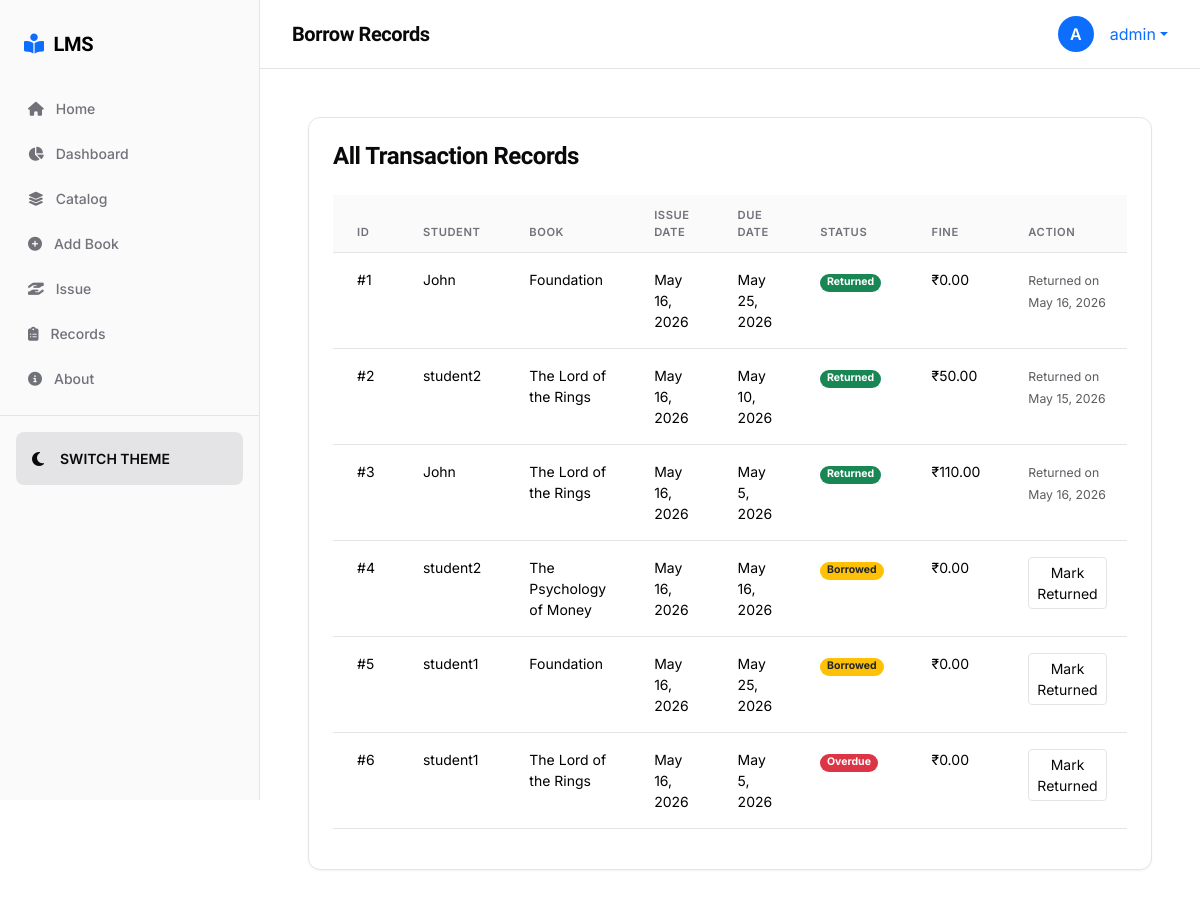
The app's page /transactions/records/ (signed in) with its own data.
### users/models.py (models this page shows, shortened)
class User(AbstractUser):
    ROLE_CHOICES = (
        ('ADMIN', 'Admin'),
        ('LIBRARIAN', 'Librarian'),
        ('STUDENT', 'Student'),
    )
    role = models.CharField(max_length=15, choices=ROLE_CHOICES, default='STUDENT')
    phone_number = models.CharField(max_length=15, blank=True, null=True)
    address = models.TextField(blank=True, null=True)
    profile_picture = models.ImageField(upload_to='profile_pics/', blank=True, null=True)
    def is_admin(self):
        return self.role == 'ADMIN' or self.is_superuser

### transactions/models.py (models this page shows, shortened)
class BorrowRecord(models.Model):
    STATUS_CHOICES = (
        ('BORROWED', 'Borrowed'),
        ('RETURNED', 'Returned'),
        ('OVERDUE', 'Overdue'),
    )
    user = models.ForeignKey(settings.AUTH_USER_MODEL, on_delete=models.CASCADE, related_name='borrow_records')
    book = models.ForeignKey(Book, on_delete=models.CASCADE, related_name='borrow_records')
    borrow_date = models.DateField(auto_now_add=True)
    due_date = models.DateField()
    return_date = models.DateField(blank=True, null=True)
    status = models.CharField(max_length=15, choices=STATUS_CHOICES, default='BORROWED')
    fine_amount = models.DecimalField(max_digits=6, decimal_places=2, default=0.00)

### books/models.py (models this page shows, shortened)
class Book(models.Model):
    title = models.CharField(max_length=255)
    author = models.ForeignKey(Author, on_delete=models.CASCADE, related_name='books')
    category = models.ForeignKey(Category, on_delete=models.SET_NULL, null=True, related_name='books')
    isbn = models.CharField(max_length=13, unique=True)
    publisher = models.CharField(max_length=200, blank=True, null=True)
    publication_date = models.DateField(blank=True, null=True)
    description = models.TextField(blank=True, null=True)
    cover_image = models.ImageField(upload_to='books/covers/', blank=True, null=True)
    total_quantity = models.PositiveIntegerField(default=1)
    available_quantity = models.PositiveIntegerField(default=1)
    created_at = models.DateTimeField(auto_now_add=True)
    updated_at = models.DateTimeField(auto_now=True)
    from django.urls import reverse

### transactions/views.py (the view)
# urls.py: path('records/', views.record_list, name='record_list'),
@login_required
@user_passes_test(is_librarian_or_admin)
def record_list(request):
    records = BorrowRecord.objects.all().order_by('-borrow_date')
    return render(request, 'transactions/record_list.html', {'records': records})

### transactions/views.py (called while the page is built)
def is_librarian_or_admin(user):
    return user.is_authenticated and (user.is_admin() or user.is_librarian())

### templates/transactions/record_list.html (shortened to what this page needs)
{% extends 'base.html' %}
{% block page_title %}Borrow Records{% endblock %}
{% block content %}
<div class="glass-card">
    <div class="card-header bg-transparent border-bottom-0 p-4 pb-0">
        <h4 class="mb-0 fw-bold">All Transaction Records</h4>
    </div>
    <div class="card-body p-4">
        <div class="table-responsive">
            <table class="table table-custom table-hover">
                <thead>
                    <tr>
                        <th>ID</th>
                        <th>Student</th>
                        <th>Book</th>
                        <th>Issue Date</th>
                        <th>Due Date</th>
                        <th>Status</th>
                        <th>Fine</th>
                        <th>Action</th>
                    </tr>
                </thead>
                <tbody>
                    {% for record in records %}
                    <tr>
                        <td>#{{ record.id }}</td>
                        <td>{{ record.user.username }}</td>
                        <td>{{ record.book.title }}</td>
                        <td>{{ record.borrow_date }}</td>
                        <td>{{ record.due_date }}</td>
                        <td>
                            {% if record.status == 'BORROWED' %}
                                <span class="badge bg-warning text-dark rounded-pill">Borrowed</span>
                            {% elif record.status == 'RETURNED' %}
                                <span class="badge bg-success rounded-pill">Returned</span>
                            {% else %}
                                <span class="badge bg-danger rounded-pill">Overdue</span>
                            {% endif %}
                        </td>
                        <td>₹{{ record.fine_amount }}</td>
                        <td>
                            {% if record.status != 'RETURNED' %}
                            <a href="{% url 'transactions:return_book' record.id %}" class="btn btn-sm btn-outline-primary" onclick="return confirm('Confirm return of this book?');">
                                Mark Returned
                            </a>
                            {% else %}
                            <span class="text-muted small">Returned on {{ record.return_date }}</span>
                            {% endif %}
                        </td>
                    </tr>
                    {% empty %}
                    <tr>
                        <td colspan="8" class="text-center text-muted py-4">No records found.</td>
                    </tr>
                    {% endfor %}
                </tbody>
            </table>
        </div>
    </div>
</div>
{% endblock %}

### templates/base.html (shortened to what this page needs)
{% load static %}
<!DOCTYPE html>
<html lang="en" data-theme="dark">
<head>
    <link href="https://cdn.jsdelivr.net/npm/bootstrap@5.3.2/dist/css/bootstrap.min.css" rel="stylesheet">
    <link rel="stylesheet" href="https://cdnjs.cloudflare.com/ajax/libs/font-awesome/6.4.0/css/all.min.css">
    <link rel="stylesheet" href="{% static 'css/style.css' %}">
</head>
<body>
    <div class="wrapper">
        <nav id="sidebar">
            <div class="sidebar-header d-flex align-items-center justify-content-between">
                <h3 class="mb-0"><i class="fa-solid fa-book-open-reader text-primary"></i> LMS</h3>
            </div>
            <ul class="list-unstyled components">
                <li class="{% if request.path == '/' %}active{% endif %}">
                    <a href="{% url 'home' %}"><i class="fa-solid fa-house"></i> <span>Home</span></a>
                </li>
                {% if user.is_authenticated %}
                <li class="{% if 'dashboard' in request.path %}active{% endif %}">
                    <a href="{% url 'dashboard' %}"><i class="fa-solid fa-chart-pie"></i> <span>Dashboard</span></a>
                </li>
                <li class="{% if 'books' in request.path %}active{% endif %}">
                    <a href="{% url 'books:list' %}"><i class="fa-solid fa-layer-group"></i> <span>Catalog</span></a>
                </li>
                {% if user.is_admin or user.is_librarian %}
                <li><a href="{% url 'books:create' %}"><i class="fa-solid fa-plus-circle"></i> <span>Add Book</span></a></li>
                <li><a href="{% url 'transactions:issue_book' %}"><i class="fa-solid fa-hand-holding-hand"></i> <span>Issue</span></a></li>
                <li><a href="{% url 'transactions:record_list' %}"><i class="fa-solid fa-clipboard-list"></i> <span>Records</span></a></li>
                {% else %}
                <li><a href="{% url 'transactions:my_books' %}"><i class="fa-solid fa-book-bookmark"></i> <span>My Books</span></a></li>
                <li><a href="{% url 'books:my_wishlist' %}"><i class="fa-solid fa-heart"></i> <span>Wishlist</span></a></li>
                {% endif %}
                {% endif %}
                <li><a href="{% url 'about' %}"><i class="fa-solid fa-circle-info"></i> <span>About</span></a></li>
            </ul>
            <div class="sidebar-footer p-3 border-top border-opacity-10" style="border-color: var(--border) !important;">
                <button type="button" class="btn w-100 d-flex align-items-center gap-3 p-3 rounded-3 theme-toggle-btn" style="background: var(--border); color: var(--text-main); border: none;">
                    <i class="fa-solid fa-moon theme-icon"></i>
                    <span class="fw-semibold small text-uppercase">Switch Theme</span>
                </button>
            </div>
        </nav>
        <div id="content">
            <nav class="top-navbar">
                <div class="d-flex align-items-center">
                    <h5 class="mb-0 fw-bold d-none d-lg-block text-main">{% block page_title %}Overview{% endblock %}</h5>
                </div>
                <div class="d-flex align-items-center gap-4">
                    {% if user.is_authenticated %}
                    <div class="dropdown">
                        <a href="#" class="d-flex align-items-center text-decoration-none dropdown-toggle text-main" id="userDropdown" data-bs-toggle="dropdown" aria-expanded="false">
                            <div class="rounded-circle bg-primary text-white d-flex align-items-center justify-content-center me-3" style="width: 36px; height: 36px; font-weight: 600;">
                                {{ user.username|make_list|first|upper }}
                            </div>
                            <span class="d-none d-md-block">{{ user.username }}</span>
                        </a>
                    </div>
                    {% else %}
                    <div class="d-flex gap-2">
                        <a href="{% url 'login' %}" class="btn text-main fw-semibold">Sign In</a>
                        <a href="{% url 'register' %}" class="btn btn-primary-custom">Get Started</a>
                    </div>
                    {% endif %}
                </div>
            </nav>
            <div class="p-4 p-md-5">
                {% block content %}
                {% endblock %}
            </div>
        </div>
    </div>
</body>
</html>

### static/css/style.css (style rules this page uses)
:root { --bg-app: #ffffff; --bg-sidebar: #fafafa; --bg-card: #ffffff; --bg-navbar: rgba(255, 255, 255, 0.8); --primary: #000000; --primary-alt: #2563eb; --accent: #8b5cf6; --text-main: #09090b; --text-muted: #71717a; --text-dim: #a1a1aa; --border: #e4e4e7; --border-hover: #d4d4d8; --shadow-sm: 0 1px 2px rgba(0,0,0,0.05); --shadow-md: 0 4px 6px -1px rgba(0,0,0,0.1), 0 2px 4px -1px rgba(0,0,0,0.06); --shadow-lg: 0 10px 15px -3px rgba(0,0,0,0.1), 0 4px 6px -2px rgba(0,0,0,0.05); --radius-full: 9999px; --radius-lg: 12px; --radius-md: 8px; --radius-sm: 6px; --transition: all 0.2s cubic-bezier(0.4, 0, 0.2, 1); }
* { margin: 0; padding: 0; box-sizing: border-box; cursor: default; }
body { font-family: 'Inter', sans-serif; color: var(--text-main); background-color: var(--bg-app); min-height: 100vh; overflow-x: hidden; transition: background 0.3s ease, color 0.3s ease; line-height: 1.5; -webkit-font-smoothing: antialiased; }
h1, h2, h3, h4, h5, h6 { font-family: 'Plus Jakarta Sans', sans-serif; font-weight: 700; letter-spacing: -0.02em; color: var(--text-main); }
.glass-card { background: var(--bg-card); border: 1px solid var(--border); border-radius: var(--radius-lg); box-shadow: var(--shadow-sm); transition: var(--transition); position: relative; overflow: hidden; }
#content { flex: 1; width: 100%; min-width: 0; }
.wrapper { display: flex; width: 100%; }
#sidebar { min-width: 260px; max-width: 260px; background: var(--bg-sidebar); color: var(--text-muted); transition: var(--transition); border-right: 1px solid var(--border); height: 100vh; position: sticky; top: 0; z-index: 1000; }
.glass-card { background: var(--bg-card); border: 1px solid var(--border); border-radius: var(--radius-lg); box-shadow: var(--shadow-sm); transition: var(--transition); animation: fadeInUp 0.6s cubic-bezier(0.16, 1, 0.3, 1) both; }
.glass-card:nth-child(1) { animation-delay: 0.05s; }
#sidebar .sidebar-header { padding: 32px 24px; }
#sidebar .sidebar-header h3 { font-size: 1.25rem; font-weight: 800; color: var(--primary); display: flex; align-items: center; gap: 10px; }
#sidebar ul.components { padding: 0 12px; }
#sidebar ul li { margin-bottom: 4px; }
#sidebar ul li a { padding: 10px 16px; font-size: 0.875rem; display: flex; align-items: center; gap: 12px; color: var(--text-muted); text-decoration: none; border-radius: var(--radius-md); transition: var(--transition); font-weight: 500; }
.top-navbar { background: var(--bg-navbar); backdrop-filter: blur(8px); padding: 16px 32px; display: flex; justify-content: space-between; align-items: center; border-bottom: 1px solid var(--border); position: sticky; top: 0; z-index: 997; }
.btn-outline-primary { border: 1px solid var(--border); color: var(--text-main); background: transparent; }
.table-custom { width: 100%; }
.table-custom thead th { background: var(--bg-sidebar); border-bottom: 1px solid var(--border); color: var(--text-muted); font-weight: 600; text-transform: uppercase; font-size: 0.7rem; letter-spacing: 0.05em; padding: 12px 24px; }
.table-custom tbody td { padding: 16px 24px; border-bottom: 1px solid var(--border); font-size: 0.875rem; }

### records on screen
User: username|make_list "A", username "admin"
BorrowRecord: id "1", user.username "John", book "Foundation", borrow_date "May 16, 2026", due_date "May 25, 2026", status "Returned", fine_amount "0.00", return_date "May 16, 2026"
BorrowRecord: id "2", user.username "student2", book "The Lord of the Rings", borrow_date "May 16, 2026", due_date "May 10, 2026", status "Returned", fine_amount "50.00", return_date "May 15, 2026"
BorrowRecord: id "3", user.username "John", book "The Lord of the Rings", borrow_date "May 16, 2026", due_date "May 5, 2026", status "Returned", fine_amount "110.00", return_date "May 16, 2026"
BorrowRecord: id "4", user.username "student2", book "The Psychology of Money", borrow_date "May 16, 2026", due_date "May 16, 2026", status "Borrowed", fine_amount "0.00"
BorrowRecord: id "5", user.username "student1", book "Foundation", borrow_date "May 16, 2026", due_date "May 25, 2026", status "Borrowed", fine_amount "0.00"
BorrowRecord: id "6", user.username "student1", book "The Lord of the Rings", borrow_date "May 16, 2026", due_date "May 5, 2026", status "Overdue", fine_amount "0.00"
